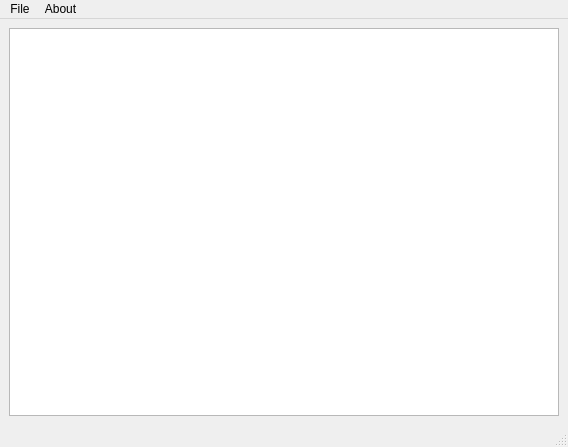
<?xml version="1.0" encoding="UTF-8"?>
<ui version="4.0">
 <class>MainWindow</class>
 <widget class="QMainWindow" name="MainWindow">
  <property name="geometry">
   <rect>
    <x>0</x>
    <y>0</y>
    <width>568</width>
    <height>447</height>
   </rect>
  </property>
  <property name="windowTitle">
   <string>QT-leptonica</string>
  </property>
  <widget class="QWidget" name="centralwidget">
   <layout class="QGridLayout" name="gridLayout">
    <item row="0" column="0">
     <layout class="QVBoxLayout" name="verticalLayout">
      <item>
       <widget class="QGraphicsView" name="gViewResult"/>
      </item>
     </layout>
    </item>
   </layout>
  </widget>
  <widget class="QMenuBar" name="menubar">
   <property name="geometry">
    <rect>
     <x>0</x>
     <y>0</y>
     <width>568</width>
     <height>20</height>
    </rect>
   </property>
   <widget class="QMenu" name="menuAbout">
    <property name="title">
     <string>About</string>
    </property>
    <addaction name="actionAbout"/>
    <addaction name="actionAbout_Qt"/>
   </widget>
   <widget class="QMenu" name="menuFile">
    <property name="title">
     <string>File</string>
    </property>
    <addaction name="actionOpenFile"/>
    <addaction name="actionSave"/>
    <addaction name="actionSaveAs"/>
    <addaction name="separator"/>
    <addaction name="actionQuit"/>
   </widget>
   <addaction name="menuFile"/>
   <addaction name="menuAbout"/>
  </widget>
  <widget class="QStatusBar" name="statusbar"/>
  <action name="actionAbout">
   <property name="text">
    <string>About...</string>
   </property>
  </action>
  <action name="actionAbout_Qt">
   <property name="text">
    <string>About Qt</string>
   </property>
  </action>
  <action name="actionOpenFile">
   <property name="text">
    <string>Open File...</string>
   </property>
   <property name="shortcut">
    <string>Ctrl+O</string>
   </property>
  </action>
  <action name="actionSave">
   <property name="text">
    <string>Save</string>
   </property>
   <property name="shortcut">
    <string>Ctrl+S</string>
   </property>
  </action>
  <action name="actionSaveAs">
   <property name="text">
    <string>Save as...</string>
   </property>
  </action>
  <action name="actionQuit">
   <property name="text">
    <string>Quit</string>
   </property>
   <property name="shortcut">
    <string>Ctrl+Q</string>
   </property>
  </action>
 </widget>
 <resources/>
 <connections>
  <connection>
   <sender>actionQuit</sender>
   <signal>triggered()</signal>
   <receiver>MainWindow</receiver>
   <slot>close()</slot>
   <hints>
    <hint type="sourcelabel">
     <x>-1</x>
     <y>-1</y>
    </hint>
    <hint type="destinationlabel">
     <x>283</x>
     <y>223</y>
    </hint>
   </hints>
  </connection>
 </connections>
</ui>
